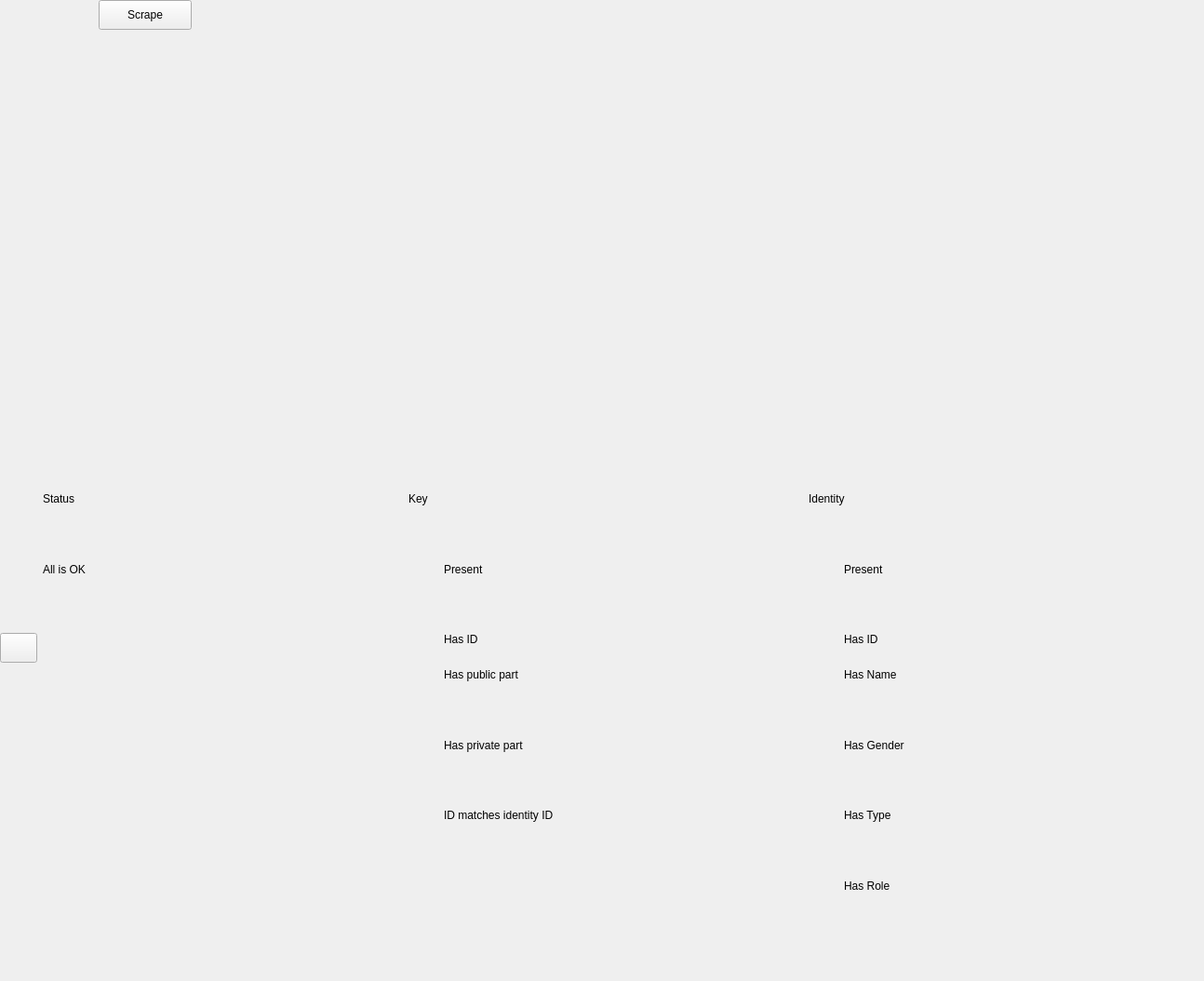
<?xml version="1.0" encoding="UTF-8"?>
<ui version="4.0">
 <class>DeliveryDebugWidget</class>
 <widget class="QWidget" name="DeliveryDebugWidget">
  <property name="geometry">
   <rect>
    <x>0</x>
    <y>0</y>
    <width>1294</width>
    <height>1054</height>
   </rect>
  </property>
  <property name="windowTitle">
   <string>Form</string>
  </property>
  <layout class="QVBoxLayout" name="verticalLayout" stretch="0,1,1,0">
   <property name="leftMargin">
    <number>0</number>
   </property>
   <property name="topMargin">
    <number>0</number>
   </property>
   <property name="rightMargin">
    <number>0</number>
   </property>
   <property name="bottomMargin">
    <number>0</number>
   </property>
   <item>
    <layout class="QHBoxLayout" name="horizontalLayout_2">
     <item>
      <widget class="TryToggle" name="tryToggleBirth" native="true">
       <property name="sizePolicy">
        <sizepolicy hsizetype="Minimum" vsizetype="Minimum">
         <horstretch>0</horstretch>
         <verstretch>0</verstretch>
        </sizepolicy>
       </property>
       <property name="minimumSize">
        <size>
         <width>100</width>
         <height>32</height>
        </size>
       </property>
      </widget>
     </item>
     <item>
      <widget class="QPushButton" name="pushButtonScrape">
       <property name="minimumSize">
        <size>
         <width>100</width>
         <height>32</height>
        </size>
       </property>
       <property name="toolTip">
        <string>Scrape the woom, resetting ALL identity (DANGEROUS!!)</string>
       </property>
       <property name="text">
        <string>Scrape</string>
       </property>
      </widget>
     </item>
     <item>
      <spacer name="horizontalSpacer_2">
       <property name="orientation">
        <enum>Qt::Orientation::Horizontal</enum>
       </property>
       <property name="sizeHint" stdset="0">
        <size>
         <width>40</width>
         <height>10</height>
        </size>
       </property>
      </spacer>
     </item>
    </layout>
   </item>
   <item>
    <widget class="PortableIDWidget" name="widgetBirthCertificate" native="true"/>
   </item>
   <item>
    <layout class="QGridLayout" name="gridLayout" columnstretch="0,1,0,1,0,1">
     <item row="4" column="4">
      <widget class="LightWidget" name="widgetLightHasNodeIdentityGender" native="true">
       <property name="minimumSize">
        <size>
         <width>32</width>
         <height>32</height>
        </size>
       </property>
      </widget>
     </item>
     <item row="2" column="4">
      <widget class="LightWidget" name="widgetLightHasNodeIdentityID" native="true">
       <property name="minimumSize">
        <size>
         <width>32</width>
         <height>32</height>
        </size>
       </property>
      </widget>
     </item>
     <item row="6" column="5">
      <widget class="QLabel" name="labelHasNodeIdentityRole">
       <property name="text">
        <string>Has Role</string>
       </property>
       <property name="alignment">
        <set>Qt::AlignmentFlag::AlignLeading|Qt::AlignmentFlag::AlignLeft|Qt::AlignmentFlag::AlignTop</set>
       </property>
      </widget>
     </item>
     <item row="2" column="5">
      <widget class="QLabel" name="labelHasNodeIdentityID">
       <property name="text">
        <string>Has ID</string>
       </property>
       <property name="alignment">
        <set>Qt::AlignmentFlag::AlignLeading|Qt::AlignmentFlag::AlignLeft|Qt::AlignmentFlag::AlignTop</set>
       </property>
      </widget>
     </item>
     <item row="1" column="5">
      <widget class="QLabel" name="labelHasNodeIdentity">
       <property name="text">
        <string>Present</string>
       </property>
       <property name="alignment">
        <set>Qt::AlignmentFlag::AlignLeading|Qt::AlignmentFlag::AlignLeft|Qt::AlignmentFlag::AlignTop</set>
       </property>
      </widget>
     </item>
     <item row="6" column="4">
      <widget class="LightWidget" name="widgetLightHasNodeIdentityRole" native="true">
       <property name="minimumSize">
        <size>
         <width>32</width>
         <height>32</height>
        </size>
       </property>
      </widget>
     </item>
     <item row="3" column="4">
      <widget class="LightWidget" name="widgetLightHasNodeIdentityName" native="true">
       <property name="minimumSize">
        <size>
         <width>32</width>
         <height>32</height>
        </size>
       </property>
      </widget>
     </item>
     <item row="4" column="5">
      <widget class="QLabel" name="labelHasNodeIdentityGender">
       <property name="text">
        <string>Has Gender</string>
       </property>
       <property name="alignment">
        <set>Qt::AlignmentFlag::AlignLeading|Qt::AlignmentFlag::AlignLeft|Qt::AlignmentFlag::AlignTop</set>
       </property>
      </widget>
     </item>
     <item row="3" column="5">
      <widget class="QLabel" name="labelHasNodeIdentityName">
       <property name="text">
        <string>Has Name</string>
       </property>
       <property name="alignment">
        <set>Qt::AlignmentFlag::AlignLeading|Qt::AlignmentFlag::AlignLeft|Qt::AlignmentFlag::AlignTop</set>
       </property>
      </widget>
     </item>
     <item row="1" column="4">
      <widget class="LightWidget" name="widgetLightHasNodeIdentity" native="true">
       <property name="minimumSize">
        <size>
         <width>32</width>
         <height>32</height>
        </size>
       </property>
      </widget>
     </item>
     <item row="5" column="4">
      <widget class="LightWidget" name="widgetLightHasNodeIdentityType" native="true">
       <property name="minimumSize">
        <size>
         <width>32</width>
         <height>32</height>
        </size>
       </property>
      </widget>
     </item>
     <item row="5" column="5">
      <widget class="QLabel" name="labelHasNodeIdentityType">
       <property name="text">
        <string>Has Type</string>
       </property>
       <property name="alignment">
        <set>Qt::AlignmentFlag::AlignLeading|Qt::AlignmentFlag::AlignLeft|Qt::AlignmentFlag::AlignTop</set>
       </property>
      </widget>
     </item>
     <item row="1" column="2">
      <widget class="LightWidget" name="widgetLightHasLocalKey" native="true">
       <property name="minimumSize">
        <size>
         <width>32</width>
         <height>32</height>
        </size>
       </property>
      </widget>
     </item>
     <item row="3" column="3">
      <widget class="QLabel" name="labelHasLocalKeyPublic">
       <property name="text">
        <string>Has public part</string>
       </property>
       <property name="alignment">
        <set>Qt::AlignmentFlag::AlignLeading|Qt::AlignmentFlag::AlignLeft|Qt::AlignmentFlag::AlignTop</set>
       </property>
      </widget>
     </item>
     <item row="4" column="3">
      <widget class="QLabel" name="labelHasLocalKeyPrivate">
       <property name="text">
        <string>Has private part</string>
       </property>
       <property name="alignment">
        <set>Qt::AlignmentFlag::AlignLeading|Qt::AlignmentFlag::AlignLeft|Qt::AlignmentFlag::AlignTop</set>
       </property>
      </widget>
     </item>
     <item row="4" column="2">
      <widget class="LightWidget" name="widgetLightHasLocalKeyPrivate" native="true">
       <property name="minimumSize">
        <size>
         <width>32</width>
         <height>32</height>
        </size>
       </property>
      </widget>
     </item>
     <item row="3" column="2">
      <widget class="LightWidget" name="widgetLightHasLocalKeyPublic" native="true">
       <property name="minimumSize">
        <size>
         <width>32</width>
         <height>32</height>
        </size>
       </property>
      </widget>
     </item>
     <item row="2" column="2">
      <widget class="LightWidget" name="widgetLightHasLocalKeyID" native="true">
       <property name="minimumSize">
        <size>
         <width>32</width>
         <height>32</height>
        </size>
       </property>
      </widget>
     </item>
     <item row="2" column="3">
      <widget class="QLabel" name="labelHasLocalKeyID">
       <property name="text">
        <string>Has ID</string>
       </property>
       <property name="alignment">
        <set>Qt::AlignmentFlag::AlignLeading|Qt::AlignmentFlag::AlignLeft|Qt::AlignmentFlag::AlignTop</set>
       </property>
      </widget>
     </item>
     <item row="1" column="3">
      <widget class="QLabel" name="labelHasLocalKey">
       <property name="text">
        <string>Present</string>
       </property>
       <property name="alignment">
        <set>Qt::AlignmentFlag::AlignLeading|Qt::AlignmentFlag::AlignLeft|Qt::AlignmentFlag::AlignTop</set>
       </property>
      </widget>
     </item>
     <item row="5" column="3">
      <widget class="QLabel" name="labelHasNodeIdentityIDMatchesLocalKeyID">
       <property name="text">
        <string>ID matches identity ID</string>
       </property>
       <property name="alignment">
        <set>Qt::AlignmentFlag::AlignLeading|Qt::AlignmentFlag::AlignLeft|Qt::AlignmentFlag::AlignTop</set>
       </property>
      </widget>
     </item>
     <item row="5" column="2">
      <widget class="LightWidget" name="widgetLightHasNodeIdentityIDMatchesLocalKeyID" native="true">
       <property name="minimumSize">
        <size>
         <width>32</width>
         <height>32</height>
        </size>
       </property>
      </widget>
     </item>
     <item row="0" column="2" colspan="2">
      <widget class="QLabel" name="labelHasOKStatus_2">
       <property name="text">
        <string>Key</string>
       </property>
       <property name="alignment">
        <set>Qt::AlignmentFlag::AlignLeading|Qt::AlignmentFlag::AlignLeft|Qt::AlignmentFlag::AlignTop</set>
       </property>
      </widget>
     </item>
     <item row="0" column="4" colspan="2">
      <widget class="QLabel" name="labelHasOKStatus_3">
       <property name="text">
        <string>Identity</string>
       </property>
       <property name="alignment">
        <set>Qt::AlignmentFlag::AlignLeading|Qt::AlignmentFlag::AlignLeft|Qt::AlignmentFlag::AlignTop</set>
       </property>
      </widget>
     </item>
     <item row="1" column="1" rowspan="6">
      <widget class="QLabel" name="labelHasOKStatus">
       <property name="text">
        <string>All is OK</string>
       </property>
       <property name="textFormat">
        <enum>Qt::TextFormat::PlainText</enum>
       </property>
       <property name="alignment">
        <set>Qt::AlignmentFlag::AlignLeading|Qt::AlignmentFlag::AlignLeft|Qt::AlignmentFlag::AlignTop</set>
       </property>
       <property name="wordWrap">
        <bool>false</bool>
       </property>
      </widget>
     </item>
     <item row="0" column="1">
      <widget class="QLabel" name="labelStatus">
       <property name="text">
        <string>Status</string>
       </property>
       <property name="alignment">
        <set>Qt::AlignmentFlag::AlignLeading|Qt::AlignmentFlag::AlignLeft|Qt::AlignmentFlag::AlignTop</set>
       </property>
      </widget>
     </item>
     <item row="2" column="0">
      <widget class="QPushButton" name="pushButtonReload">
       <property name="minimumSize">
        <size>
         <width>32</width>
         <height>32</height>
        </size>
       </property>
       <property name="toolTip">
        <string>Reload</string>
       </property>
       <property name="text">
        <string/>
       </property>
       <property name="icon">
        <iconset resource="../../libres/resources/icons.qrc">
         <normaloff>:/icons/update.svg</normaloff>:/icons/update.svg</iconset>
       </property>
      </widget>
     </item>
     <item row="1" column="0">
      <widget class="LightWidget" name="widgetLightAllOK" native="true">
       <property name="minimumSize">
        <size>
         <width>32</width>
         <height>32</height>
        </size>
       </property>
      </widget>
     </item>
    </layout>
   </item>
   <item>
    <spacer name="verticalSpacer">
     <property name="orientation">
      <enum>Qt::Orientation::Vertical</enum>
     </property>
     <property name="sizeHint" stdset="0">
      <size>
       <width>20</width>
       <height>40</height>
      </size>
     </property>
    </spacer>
   </item>
  </layout>
 </widget>
 <customwidgets>
  <customwidget>
   <class>LightWidget</class>
   <extends>QWidget</extends>
   <header location="global">components/LightWidget.hpp</header>
   <container>1</container>
  </customwidget>
  <customwidget>
   <class>TryToggle</class>
   <extends>QWidget</extends>
   <header location="global">components/TryToggle.hpp</header>
   <container>1</container>
  </customwidget>
  <customwidget>
   <class>PortableIDWidget</class>
   <extends>QWidget</extends>
   <header location="global">node/PortableIDWidget.hpp</header>
   <container>1</container>
  </customwidget>
 </customwidgets>
 <resources>
  <include location="../../libres/resources/icons.qrc"/>
 </resources>
 <connections>
  <connection>
   <sender>pushButtonScrape</sender>
   <signal>clicked()</signal>
   <receiver>DeliveryDebugWidget</receiver>
   <slot>scrapeWoom()</slot>
   <hints>
    <hint type="sourcelabel">
     <x>156</x>
     <y>16</y>
    </hint>
    <hint type="destinationlabel">
     <x>646</x>
     <y>526</y>
    </hint>
   </hints>
  </connection>
  <connection>
   <sender>pushButtonReload</sender>
   <signal>clicked()</signal>
   <receiver>DeliveryDebugWidget</receiver>
   <slot>reload()</slot>
   <hints>
    <hint type="sourcelabel">
     <x>16</x>
     <y>692</y>
    </hint>
    <hint type="destinationlabel">
     <x>646</x>
     <y>526</y>
    </hint>
   </hints>
  </connection>
 </connections>
 <slots>
  <slot>scrapeWoom()</slot>
  <slot>reload()</slot>
 </slots>
</ui>
